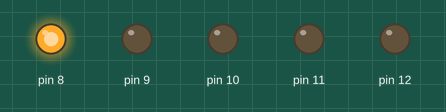
The sketch below on a simulated Arduino Uno, built with avr-gcc and run on an emulated ATmega328P. Shown: output pins drawn as LEDs (lit = HIGH).

Above: at 0.03 s.
At 0.63 s:
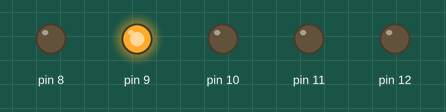
At 1.31 s:
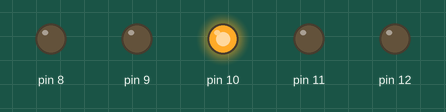
At 1.98 s:
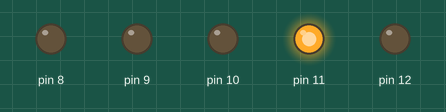
At 2.62 s:
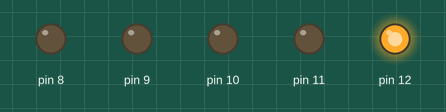
Timing chart, 0 to 3.0 s (numbered marks = the images above):
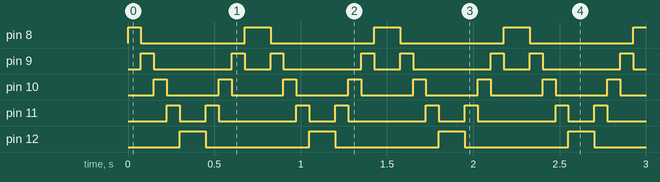

The sketch:

K2000.ino
```cpp
void setup() {
  for (int pin = 8; pin <= 12; pin++) {
    pinMode(pin, OUTPUT);
  }
}

void loop() {
  b(75);
  c(75);
}

void b(int a) {
  for (int pin = 8; pin < 13; pin++) {
    digitalWrite(pin, HIGH);
    delay(a);
    for (int pin = 8; pin < 13; pin++) {
      digitalWrite(pin, LOW);
    }
  }
}

void c(int a) {
  for (int pin = 12; pin > 7; pin--) {
    digitalWrite(pin, HIGH);
    delay(a);
    for (int pin = 12; pin > 7; pin--) {
      digitalWrite(pin, LOW);
    }
  }
}
```

Measured:
- by itself, pin 8: repeats every 0.75 s: LOW 0.60 s, HIGH 0.15 s
- by itself, pin 9: repeats every 0.75 s: LOW 0.45 s, HIGH 0.08 s, LOW 0.15 s, HIGH 0.08 s
- by itself, pin 10: alternates HIGH for 0.08 s and LOW for 0.30 s
- by itself, pin 11: repeats every 0.75 s: LOW 0.15 s, HIGH 0.08 s, LOW 0.45 s, HIGH 0.08 s
- by itself, pin 12: alternates HIGH for 0.15 s and LOW for 0.60 s
